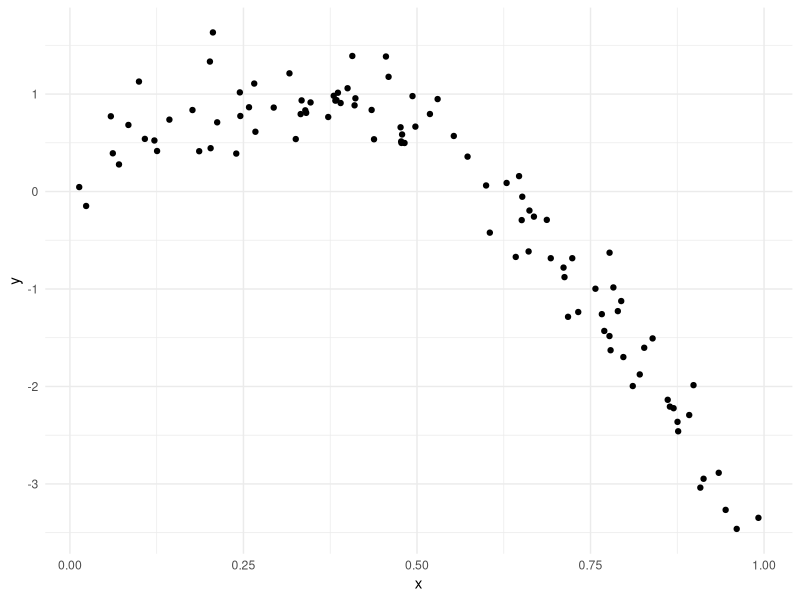
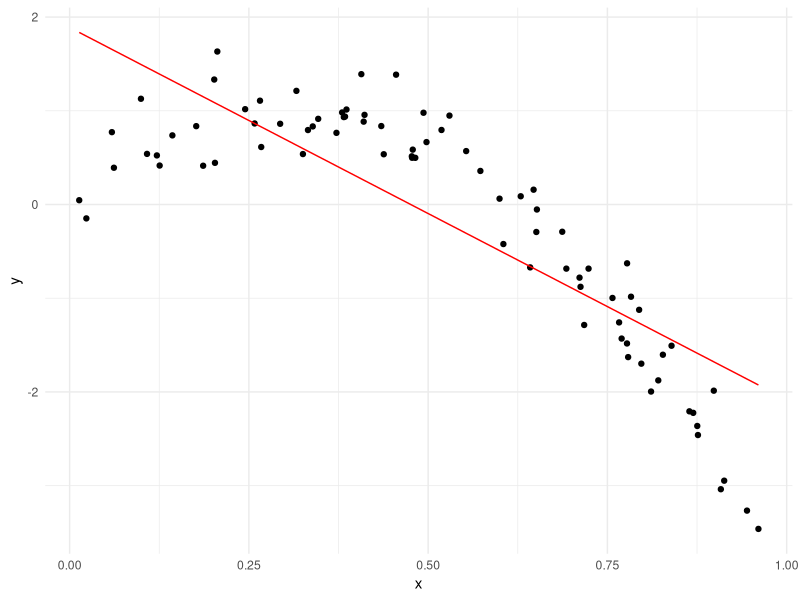
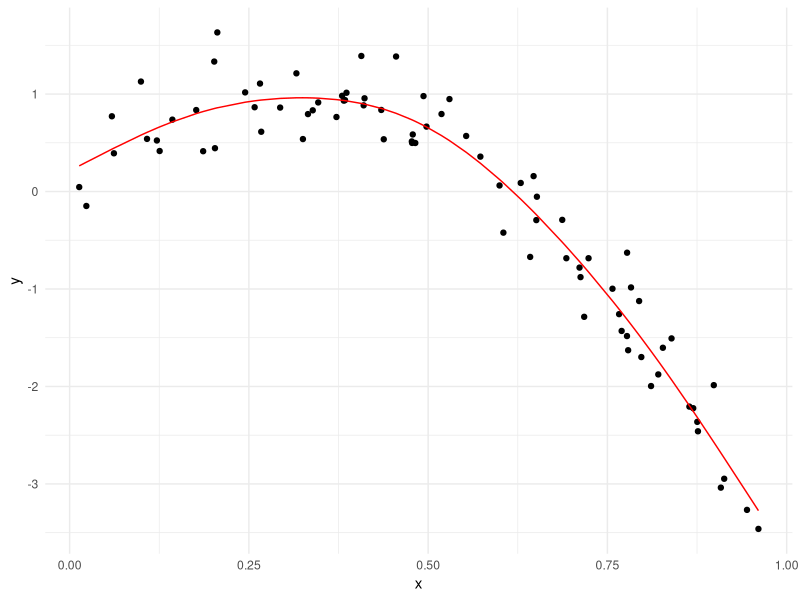
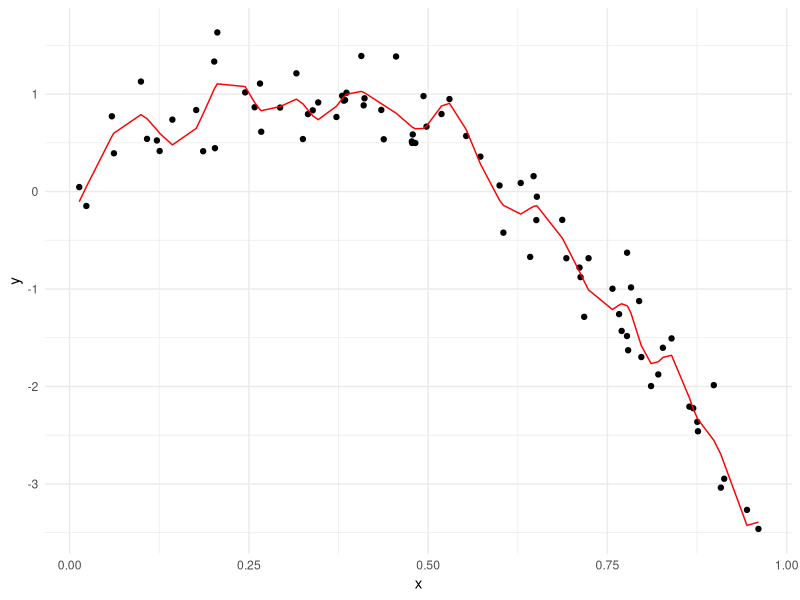
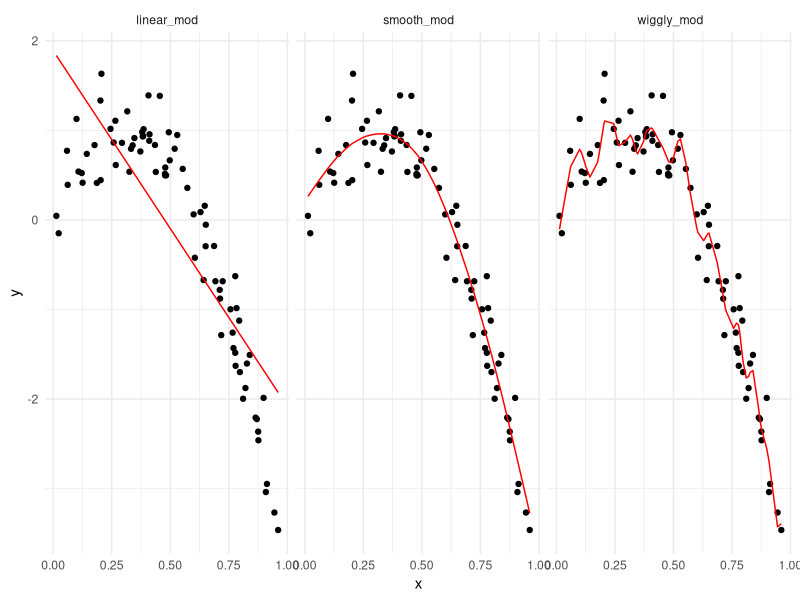

Write the R code that produced these figures, in order.
## ---- chunk 1
library(tidyverse)
library(modelr)
library(mgcv)

knitr::opts_chunk$set(
  fig.width = 6,
  fig.asp = .6,
  out.width = "90%"
)
theme_set(theme_minimal() + theme(legend.position = "bottom"))
options(
  ggplot2.continuous.colour = "viridis",
  ggplot2.continuous.fill = "viridis"
)
scale_colour_discrete = scale_color_viridis_d
scale_fill_discrete = scale_fill_viridis_d

set.seed(1)
## ---- chunk 2

nonlin_df = 
  tibble( 
    id = 1:100, 
    x = runif(100, 0, 1),
    y = 1 - 10 * (x - .3) ^ 2 + rnorm(100, 0, .3)
    )

## ---- chunk 3
nonlin_df %>% 
  ggplot(aes(x = x, y = y)) +
  geom_point()
## ---- chunk 4
train_df = sample_n(nonlin_df, size = 80)
test_df = anti_join(nonlin_df, train_df, by = "id") #get all observationin nonlin_df that are not in train_df
## ---- chunk 5
linear_mod = lm(y ~ x, data = train_df)
smooth_mod = gam(y ~ s(x), data = train_df) #gam stands for generalized additive model
wiggly_mod  = gam(y ~ s(x, k = 30), sp = 10e-6, data = train_df) #more like you're chasing every single point - overfit/wiggly
## ---- chunk 6

train_df %>% 
  add_predictions(linear_mod) %>%  #add_predictions adds the predicted values from that model
  ggplot(aes(x = x, y = y)) + 
  geom_point() + 
  geom_line(aes(y = pred), color = "red")


train_df %>% 
  add_predictions(smooth_mod) %>%  #add_predictions adds the predicted values from that model
  ggplot(aes(x = x, y = y)) + 
  geom_point() + 
  geom_line(aes(y = pred), color = "red")


train_df %>% 
  add_predictions(wiggly_mod) %>%  #add_predictions adds the predicted values from that model
  ggplot(aes(x = x, y = y)) + 
  geom_point() + 
  geom_line(aes(y = pred), color = "red")


## ---- chunk 7
train_df %>% 
  gather_predictions(linear_mod, smooth_mod, wiggly_mod) %>%  #gather_predictions to 'gather' the predicitons of several models at once. peep the data structure
  ggplot(aes(x = x, y = y)) + 
  geom_point() + 
  geom_line(aes(y = pred), color = "red") + 
  facet_grid(. ~ model)
## ---- chunk 8
rmse(linear_mod, test_df)
rmse(smooth_mod, test_df) # makes the best predictions according to the RMSE
rmse(wiggly_mod, test_df)
